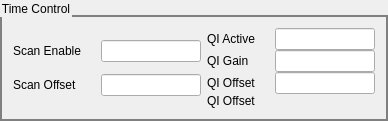
        <widget class="QGroupBox" name="groupBox_4">
         <property name="styleSheet">
          <string notr="true">QGroupBox {
    border: 2px solid gray;

    margin-top: 15px;
}
</string>
         </property>
         <property name="title">
          <string>Time Control</string>
         </property>
         <property name="flat">
          <bool>false</bool>
         </property>
         <layout class="QHBoxLayout" name="horizontalLayout_3" stretch="0,0">
          <property name="spacing">
           <number>6</number>
          </property>
          <item>
           <layout class="QGridLayout" name="gridLayout_3">
            <property name="verticalSpacing">
             <number>0</number>
            </property>
            <item row="1" column="1">
             <widget class="PyDMLabel" name="PyDMLabel_10">
              <property name="maximumSize">
               <size>
                <width>100</width>
                <height>16777215</height>
               </size>
              </property>
              <property name="toolTip">
               <string/>
              </property>
              <property name="precision" stdset="0">
               <number>0</number>
              </property>
              <property name="showUnits" stdset="0">
               <bool>true</bool>
              </property>
              <property name="precisionFromPV" stdset="0">
               <bool>true</bool>
              </property>
              <property name="alarmSensitiveContent" stdset="0">
               <bool>false</bool>
              </property>
              <property name="alarmSensitiveBorder" stdset="0">
               <bool>true</bool>
              </property>
              <property name="PyDMToolTip" stdset="0">
               <string/>
              </property>
              <property name="channel" stdset="0">
               <string>ca://${BASE}:SCAN_OFFSET_RBCK</string>
              </property>
              <property name="enableRichText" stdset="0">
               <bool>false</bool>
              </property>
             </widget>
            </item>
            <item row="0" column="0">
             <widget class="QLabel" name="label_11">
              <property name="maximumSize">
               <size>
                <width>150</width>
                <height>16777215</height>
               </size>
              </property>
              <property name="text">
               <string>Scan Enable</string>
              </property>
             </widget>
            </item>
            <item row="1" column="0">
             <widget class="QLabel" name="label_12">
              <property name="maximumSize">
               <size>
                <width>150</width>
                <height>16777215</height>
               </size>
              </property>
              <property name="text">
               <string>Scan Offset </string>
              </property>
             </widget>
            </item>
            <item row="0" column="2">
             <widget class="PyDMLineEdit" name="PyDMLineEdit_21">
              <property name="maximumSize">
               <size>
                <width>100</width>
                <height>16777215</height>
               </size>
              </property>
              <property name="toolTip">
               <string/>
              </property>
              <property name="precision" stdset="0">
               <number>0</number>
              </property>
              <property name="showUnits" stdset="0">
               <bool>false</bool>
              </property>
              <property name="precisionFromPV" stdset="0">
               <bool>true</bool>
              </property>
              <property name="alarmSensitiveContent" stdset="0">
               <bool>false</bool>
              </property>
              <property name="alarmSensitiveBorder" stdset="0">
               <bool>true</bool>
              </property>
              <property name="PyDMToolTip" stdset="0">
               <string/>
              </property>
              <property name="monitorDisp" stdset="0">
               <bool>false</bool>
              </property>
              <property name="channel" stdset="0">
               <string>ca://${BASE}:SCAN_ENABLE</string>
              </property>
             </widget>
            </item>
            <item row="0" column="1">
             <widget class="PyDMLabel" name="PyDMLabel_11">
              <property name="maximumSize">
               <size>
                <width>100</width>
                <height>16777215</height>
               </size>
              </property>
              <property name="toolTip">
               <string/>
              </property>
              <property name="precision" stdset="0">
               <number>0</number>
              </property>
              <property name="showUnits" stdset="0">
               <bool>true</bool>
              </property>
              <property name="precisionFromPV" stdset="0">
               <bool>true</bool>
              </property>
              <property name="alarmSensitiveContent" stdset="0">
               <bool>false</bool>
              </property>
              <property name="alarmSensitiveBorder" stdset="0">
               <bool>true</bool>
              </property>
              <property name="PyDMToolTip" stdset="0">
               <string/>
              </property>
              <property name="channel" stdset="0">
               <string>ca://${BASE}:SCAN_ENABLE_RBCK</string>
              </property>
              <property name="enableRichText" stdset="0">
               <bool>false</bool>
              </property>
             </widget>
            </item>
            <item row="1" column="2">
             <widget class="PyDMLineEdit" name="PyDMLineEdit_19">
              <property name="maximumSize">
               <size>
                <width>100</width>
                <height>16777215</height>
               </size>
              </property>
              <property name="toolTip">
               <string/>
              </property>
              <property name="precision" stdset="0">
               <number>0</number>
              </property>
              <property name="showUnits" stdset="0">
               <bool>false</bool>
              </property>
              <property name="precisionFromPV" stdset="0">
               <bool>true</bool>
              </property>
              <property name="alarmSensitiveContent" stdset="0">
               <bool>false</bool>
              </property>
              <property name="alarmSensitiveBorder" stdset="0">
               <bool>true</bool>
              </property>
              <property name="PyDMToolTip" stdset="0">
               <string/>
              </property>
              <property name="monitorDisp" stdset="0">
               <bool>false</bool>
              </property>
              <property name="channel" stdset="0">
               <string>ca://${BASE}:SCAN_OFFSET</string>
              </property>
             </widget>
            </item>
           </layout>
          </item>
          <item>
           <layout class="QGridLayout" name="gridLayout_4">
            <property name="verticalSpacing">
             <number>0</number>
            </property>
            <item row="3" column="0">
             <widget class="QLabel" name="label_37">
              <property name="maximumSize">
               <size>
                <width>150</width>
                <height>16777215</height>
               </size>
              </property>
              <property name="text">
               <string>QI Offset</string>
              </property>
             </widget>
            </item>
            <item row="2" column="0">
             <widget class="QLabel" name="label_32">
              <property name="maximumSize">
               <size>
                <width>150</width>
                <height>16777215</height>
               </size>
              </property>
              <property name="text">
               <string>QI Offset</string>
              </property>
             </widget>
            </item>
            <item row="3" column="1">
             <widget class="PyDMLabel" name="PyDMLabel_35">
              <property name="maximumSize">
               <size>
                <width>100</width>
                <height>16777215</height>
               </size>
              </property>
              <property name="toolTip">
               <string/>
              </property>
              <property name="precision" stdset="0">
               <number>0</number>
              </property>
              <property name="showUnits" stdset="0">
               <bool>true</bool>
              </property>
              <property name="precisionFromPV" stdset="0">
               <bool>true</bool>
              </property>
              <property name="alarmSensitiveContent" stdset="0">
               <bool>false</bool>
              </property>
              <property name="alarmSensitiveBorder" stdset="0">
               <bool>true</bool>
              </property>
              <property name="PyDMToolTip" stdset="0">
               <string/>
              </property>
              <property name="channel" stdset="0">
               <string>ca://${BASE}:QI_OFFSET_RBCK_PS</string>
              </property>
              <property name="enableRichText" stdset="0">
               <bool>false</bool>
              </property>
             </widget>
            </item>
            <item row="1" column="0">
             <widget class="QLabel" name="label_31">
              <property name="maximumSize">
               <size>
                <width>150</width>
                <height>16777215</height>
               </size>
              </property>
              <property name="text">
               <string>QI Gain</string>
              </property>
             </widget>
            </item>
            <item row="0" column="0">
             <widget class="QLabel" name="label_30">
              <property name="maximumSize">
               <size>
                <width>150</width>
                <height>16777215</height>
               </size>
              </property>
              <property name="text">
               <string>QI Active</string>
              </property>
             </widget>
            </item>
            <item row="1" column="1">
             <widget class="PyDMLabel" name="PyDMLabel_28">
              <property name="maximumSize">
               <size>
                <width>100</width>
                <height>16777215</height>
               </size>
              </property>
              <property name="toolTip">
               <string/>
              </property>
              <property name="precision" stdset="0">
               <number>0</number>
              </property>
              <property name="showUnits" stdset="0">
               <bool>true</bool>
              </property>
              <property name="precisionFromPV" stdset="0">
               <bool>true</bool>
              </property>
              <property name="alarmSensitiveContent" stdset="0">
               <bool>false</bool>
              </property>
              <property name="alarmSensitiveBorder" stdset="0">
               <bool>true</bool>
              </property>
              <property name="PyDMToolTip" stdset="0">
               <string/>
              </property>
              <property name="channel" stdset="0">
               <string>ca://${BASE}:QI_GAIN_RBCK</string>
              </property>
              <property name="enableRichText" stdset="0">
               <bool>false</bool>
              </property>
             </widget>
            </item>
            <item row="2" column="1">
             <widget class="PyDMLabel" name="PyDMLabel_30">
              <property name="maximumSize">
               <size>
                <width>100</width>
                <height>16777215</height>
               </size>
              </property>
              <property name="toolTip">
               <string/>
              </property>
              <property name="precision" stdset="0">
               <number>0</number>
              </property>
              <property name="showUnits" stdset="0">
               <bool>true</bool>
              </property>
              <property name="precisionFromPV" stdset="0">
               <bool>true</bool>
              </property>
              <property name="alarmSensitiveContent" stdset="0">
               <bool>false</bool>
              </property>
              <property name="alarmSensitiveBorder" stdset="0">
               <bool>true</bool>
              </property>
              <property name="PyDMToolTip" stdset="0">
               <string/>
              </property>
              <property name="channel" stdset="0">
               <string>ca://${BASE}:QI_OFFSET_RBCK</string>
              </property>
              <property name="enableRichText" stdset="0">
               <bool>false</bool>
              </property>
             </widget>
            </item>
            <item row="0" column="1">
             <widget class="PyDMLabel" name="PyDMLabel_29">
              <property name="maximumSize">
               <size>
                <width>100</width>
                <height>16777215</height>
               </size>
              </property>
              <property name="toolTip">
               <string/>
              </property>
              <property name="precision" stdset="0">
               <number>0</number>
              </property>
              <property name="showUnits" stdset="0">
               <bool>true</bool>
              </property>
              <property name="precisionFromPV" stdset="0">
               <bool>true</bool>
              </property>
              <property name="alarmSensitiveContent" stdset="0">
               <bool>false</bool>
              </property>
              <property name="alarmSensitiveBorder" stdset="0">
               <bool>true</bool>
              </property>
              <property name="PyDMToolTip" stdset="0">
               <string/>
              </property>
              <property name="channel" stdset="0">
               <string>ca://${BASE}:QI_ACTIVE_RBCK</string>
              </property>
              <property name="enableRichText" stdset="0">
               <bool>false</bool>
              </property>
             </widget>
            </item>
            <item row="0" column="2">
             <widget class="PyDMLineEdit" name="PyDMLineEdit_22">
              <property name="maximumSize">
               <size>
                <width>100</width>
                <height>16777215</height>
               </size>
              </property>
              <property name="toolTip">
               <string/>
              </property>
              <property name="precision" stdset="0">
               <number>0</number>
              </property>
              <property name="showUnits" stdset="0">
               <bool>false</bool>
              </property>
              <property name="precisionFromPV" stdset="0">
               <bool>true</bool>
              </property>
              <property name="alarmSensitiveContent" stdset="0">
               <bool>false</bool>
              </property>
              <property name="alarmSensitiveBorder" stdset="0">
               <bool>true</bool>
              </property>
              <property name="PyDMToolTip" stdset="0">
               <string/>
              </property>
              <property name="monitorDisp" stdset="0">
               <bool>false</bool>
              </property>
              <property name="channel" stdset="0">
               <string>ca://${BASE}:QI_ACTIVE</string>
              </property>
             </widget>
            </item>
            <item row="1" column="2">
             <widget class="PyDMLineEdit" name="PyDMLineEdit_20">
              <property name="maximumSize">
               <size>
                <width>100</width>
                <height>16777215</height>
               </size>
              </property>
              <property name="toolTip">
               <string/>
              </property>
              <property name="precision" stdset="0">
               <number>0</number>
              </property>
              <property name="showUnits" stdset="0">
               <bool>false</bool>
              </property>
              <property name="precisionFromPV" stdset="0">
               <bool>true</bool>
              </property>
              <property name="alarmSensitiveContent" stdset="0">
               <bool>false</bool>
              </property>
              <property name="alarmSensitiveBorder" stdset="0">
               <bool>true</bool>
              </property>
              <property name="PyDMToolTip" stdset="0">
               <string/>
              </property>
              <property name="monitorDisp" stdset="0">
               <bool>false</bool>
              </property>
              <property name="channel" stdset="0">
               <string>ca://${BASE}:QI_GAIN</string>
              </property>
             </widget>
            </item>
            <item row="2" column="2">
             <widget class="PyDMLineEdit" name="PyDMLineEdit_23">
              <property name="maximumSize">
               <size>
                <width>100</width>
                <height>16777215</height>
               </size>
              </property>
              <property name="toolTip">
               <string/>
              </property>
              <property name="precision" stdset="0">
               <number>0</number>
              </property>
              <property name="showUnits" stdset="0">
               <bool>false</bool>
              </property>
              <property name="precisionFromPV" stdset="0">
               <bool>true</bool>
              </property>
              <property name="alarmSensitiveContent" stdset="0">
               <bool>false</bool>
              </property>
              <property name="alarmSensitiveBorder" stdset="0">
               <bool>true</bool>
              </property>
              <property name="PyDMToolTip" stdset="0">
               <string/>
              </property>
              <property name="monitorDisp" stdset="0">
               <bool>false</bool>
              </property>
              <property name="channel" stdset="0">
               <string>ca://${BASE}:QI_OFFSET</string>
              </property>
             </widget>
            </item>
           </layout>
          </item>
         </layout>
        </widget>
